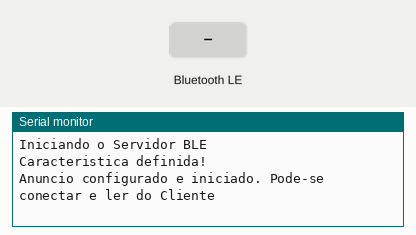
Simulated run of this program. Board: ESP32. Parts: the last lines printed to the serial monitor. The inputs (shaded band) are chosen by the test bench. Random numbers use the default seed unless the program sets one; nothing arrives over Bluetooth unless stated; a phone connects over Bluetooth LE 3 s after start.

Above: at 2.2 s.
2.3 s: Bluetooth LE write "1" received
At 2.6 s:
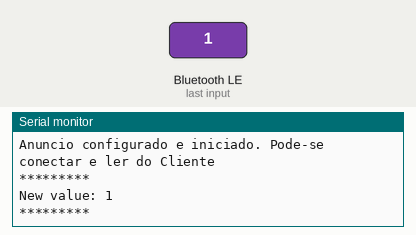
3.8 s: Bluetooth LE write "0" received
At 5.0 s:
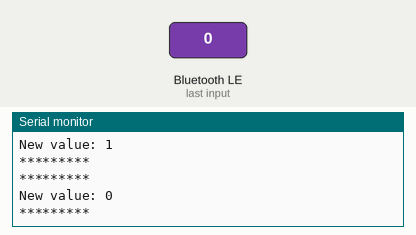
5.3 s: Bluetooth LE write "2" received
At 6.1 s:
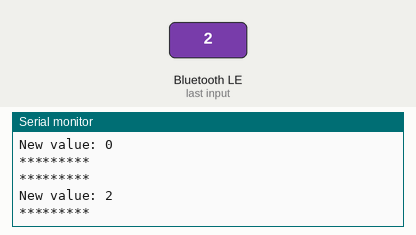

The program:

main.cpp
```cpp
/*
Engenharia de Computação - UPF
Comunicação de dados em Aplicações Embarcadas
Marcelo Trindade Rebonatto
28/10/2023
Server Inicial BLE
Adaptado de Based on Neil Kolban example for IDF:
    https://github.com/nkolban/esp32-snippets/blob/master/cpp_utils/tests/BLE%20Tests/SampleServer.cpp
    Ported to Arduino ESP32 by Evandro Copercini
    updates by chegewara
*/

#include <Arduino.h>
#include <BLEDevice.h>
#include <BLEUtils.h>
#include <BLEServer.h>

#include "models/MyCharacteristicCallbacks.cpp"
#include "models/MyServerCallbacks.cpp"

// See the following for generating UUIDs:
// https://www.uuidgenerator.net/

#define SERVICE_UUID            "4fafc201-1fb5-459e-8fcc-c5c9c331914b"
#define CHARACTERISTIC_UUID     "beb5483e-36e1-4688-b7f5-ea07361b26a8"


//Descritor para a característica de notificação
BLEDescriptor notifyDescriptor(BLEUUID((uint16_t)0x2902));

BLECharacteristic *pCharacteristic; /* Objeto para uma Caracteristica */

int valueToBeNotified = 0;

void setup() {
    delay(1000);
    Serial.begin(9600);
    BLEServer *pServer;                 /* Objeto para o Servidor BLE */
    BLEService *pService;               /* Objeto para o Servico */
    BLEAdvertising *pAdvertising;       /* Objeto para anuncio de Servidor */

    /* Servidor */
    Serial.println("Iniciando o Servidor BLE");
    BLEDevice::init("Homero BLE");
    pServer = BLEDevice::createServer();

    /* Criando o Serviço */
    pService = pServer->createService(SERVICE_UUID);

    /* Criando e Ajustando a caracteristica */
    pCharacteristic = pService->createCharacteristic(
                          CHARACTERISTIC_UUID,
                          BLECharacteristic::PROPERTY_READ | BLECharacteristic::PROPERTY_WRITE |
                          BLECharacteristic::PROPERTY_NOTIFY
                          );

    pCharacteristic->setValue("Hello World de BLE Homero");

    /* Adicionando funções de Callback */
    // Adiciona funcionalidades de manipulação da característica
    pCharacteristic->setCallbacks(new MyCharacteristicCallbacks());

    // Adiciona funcionalidades de manipulação do servidor
    pServer->setCallbacks(new MyServerCallbacks());

    Serial.println("Caracteristica definida!");

    /* Iniciando o Servico */
    pService->start();

    /* Criando e configurando o anuncio */
    pAdvertising = BLEDevice::getAdvertising();
    // BLEAdvertising *pAdvertising = pServer->getAdvertising();  // this still is working for backward compatibility
    pAdvertising->addServiceUUID(SERVICE_UUID);
    pAdvertising->setScanResponse(true);
    pAdvertising->setMinPreferred(0x06);  // functions that help with iPhone connections issue
    pAdvertising->setMinPreferred(0x12);
    /* Inicia o anúncio */
    BLEDevice::startAdvertising();
    Serial.println("Anuncio configurado e iniciado. Pode-se conectar e ler do Cliente");

    notifyDescriptor.setValue("Valor incrementado");
    pCharacteristic->addDescriptor(&notifyDescriptor);
}

void loop() {
    delay(random(1993, 2017));

    //Comentado para o funcionamento com o aplicativo
    //pCharacteristic->setValue(valueToBeNotified);
    pCharacteristic->notify();

    valueToBeNotified++;

}
```

MyCharacteristicCallbacks.cpp
```cpp
#include <Arduino.h>
#include <BLEDevice.h>

class MyCharacteristicCallbacks : public BLECharacteristicCallbacks
{
    void onWrite(BLECharacteristic *pCharacteristic)
    {
        std::string value = pCharacteristic->getValue();
        if (value.length() > 0)
        {
            Serial.println("*********");
            Serial.print("New value: ");
            for (int i = 0; i < value.length(); i++)
            {
                Serial.print(value[i]);
            }
            Serial.println();
            Serial.println("*********");
        }
    }
};
```

MyServerCallbacks.cpp
```cpp
#include <Arduino.h>
#include <BLEServer.h>
#include <BLEDevice.h>

class MyServerCallbacks: public BLEServerCallbacks {
    void onDisconnect(BLEServer* pServer) {
        Serial.println("Cliente desconectado");
        BLEDevice::startAdvertising();
    };
};
```

Measured:
- after the input at 2.3 s, the serial monitor: prints a new line at once (image 1)
- after the input at 3.8 s, the serial monitor: prints a new line at once (image 2)
- after the input at 5.3 s, the serial monitor: prints a new line at once (image 3)
